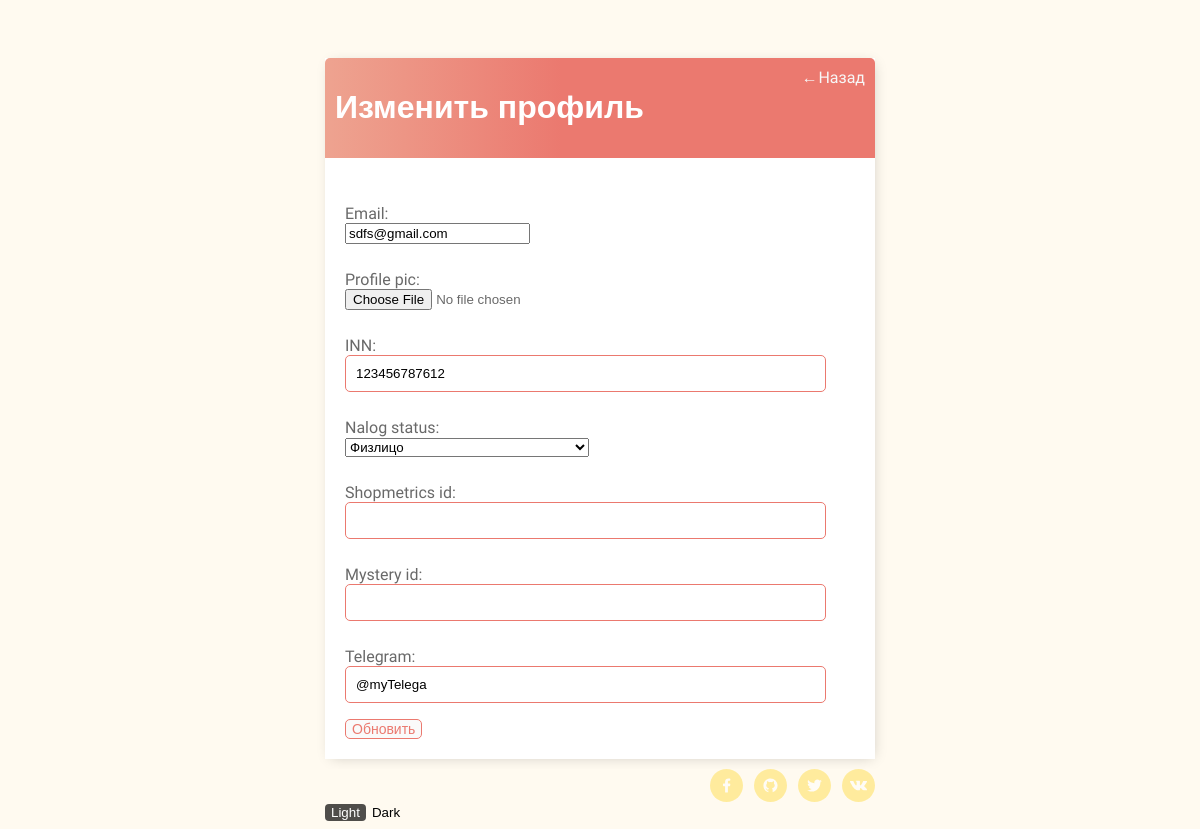
Page /edit_profile_page/1/ on the earlier database version.
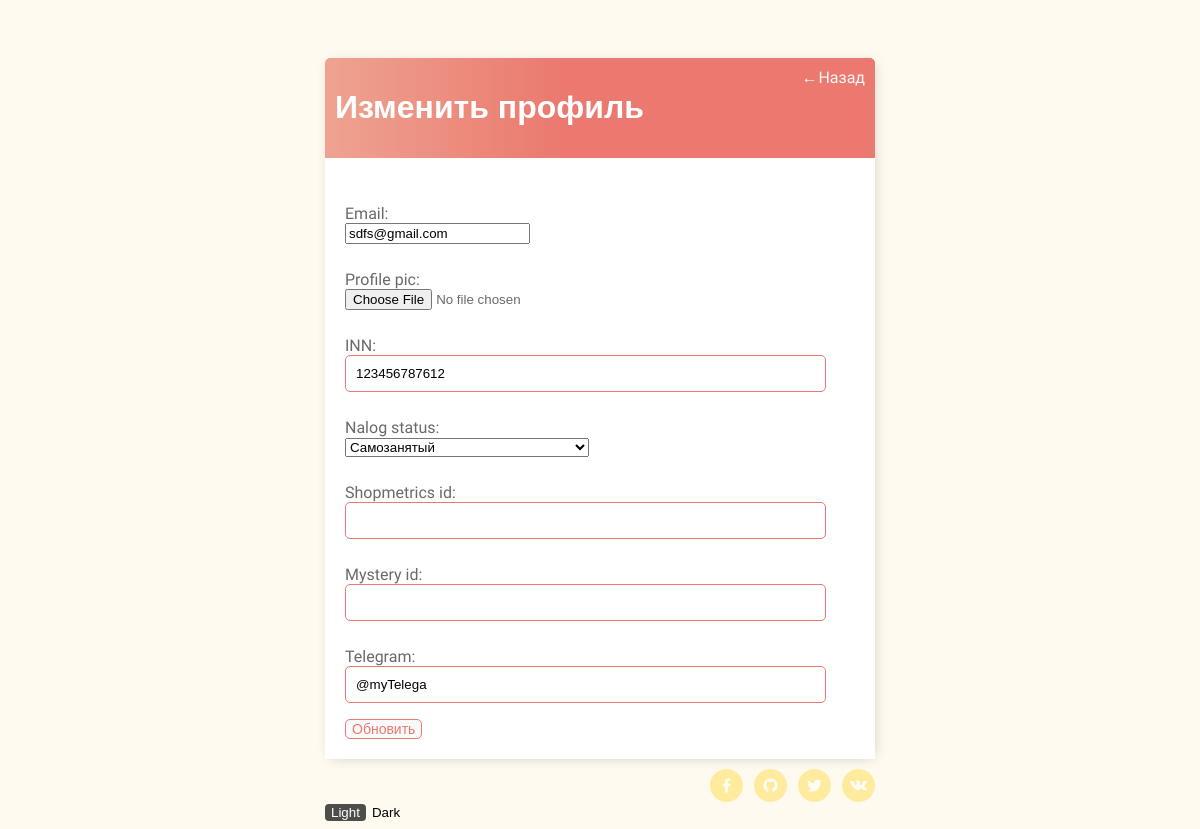
Same page on the later database version.
### base/models.py (models this page shows, shortened)
class Profile(models.Model):
    user = models.OneToOneField(User, null=True, on_delete=models.CASCADE)
    email = models.EmailField(null=True, blank=True)
    profile_pic = models.ImageField(null=True, blank=True, upload_to="images/profile/")
    INN = models.CharField(max_length=12, null=True, blank=True)
    SAMOZAN = 'SZ'
    FIZLITCO = 'FL'
    IP = 'IP'
    NALOG_STATUS_CHOICES = [(SAMOZAN, 'Самозанятый'),
        (FIZLITCO, 'Физлицо'),
        (IP, 'Индивидуальный предприниматель'),]
    nalog_status = models.CharField(
        max_length=2,
        choices=NALOG_STATUS_CHOICES,
        default=FIZLITCO,
    )
    telegram = models.CharField(max_length=50, null=True, blank=True)
    shopmetrics_id = models.CharField(max_length=12, null=True, blank=True)
    mystery_id = models.CharField(max_length=12, null=True, blank=True)

### base/views.py (the view)
# urls.py: path('edit_profile_page/<int:pk>/',EditProfilePageView.as_view(), name='edit_user_profile'),
class EditProfilePageView(UpdateView):
    model = Profile
    template_name = 'base/edit_profile_page.html'
    form_class=ProfileForm
    success_url = reverse_lazy('tasks')

### base/forms.py
class ProfileForm(ModelForm):
    class Meta:
        model = Profile
        fields=['email', 'profile_pic', 'INN', 'nalog_status', 'shopmetrics_id', 'mystery_id', 'telegram']

### base/templates/base/edit_profile_page.html (shortened to what this page needs)
{% extends 'base/main.html' %}
{% block content %}
    <div class="header-bar">
        <h1>Изменить профиль</h1>
        <a href="{% url 'tasks' %}">&#8592; Назад</a>
    </div>
    <div class="card-body">
        <form method="POST" enctype="multipart/form-data">
            {{form.as_p}}
            <input class="button" type="submit" value="Обновить">
        </form>
    </div>
{% endblock content %}

Differences in the rows shown:
changed Profile "sdfs@gmail.com": nalog_status "Физлицо" → "Самозанятый"
